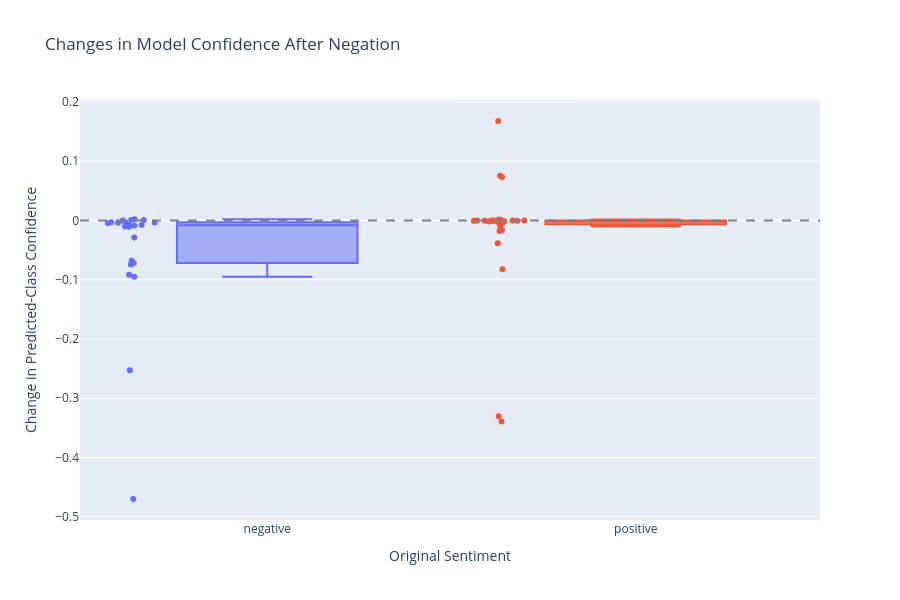

Source (notebook cell):
### Markdown cell above
### 10.4 Confidence Changes After Negation

This visualization compares changes in predicted-class confidence between originally positive and negative sentences.

It uses box plots to examine the distribution of confidence changes and individual points to identify sentences that behave differently from their respective groups.

The analysis aims to determine whether negation affects model confidence consistently across both original sentiment classes.

### Code cell
fig4 = px.box(
    results_df,

    x="original_label",
    y="confidence_change",

    color="original_label",

    points="all",

    hover_name="pair_id",

    hover_data={
        "original_sentence": True,
        "modified_sentence": True,
        "original_prediction": True,
        "modified_prediction": True,
        "original_confidence": ":.4f",
        "modified_confidence": ":.4f",
        "confidence_change": ":.4f"
    },

    category_orders={
        "original_label": ["negative", "positive"]
    },

    title="Changes in Model Confidence After Negation",

    labels={
        "original_label": "Original Sentiment",
        "confidence_change":
            "Change in Predicted-Class Confidence"
    }
)

# Reference line: no confidence change
fig4.add_hline(
    y=0,
    line_dash="dash",
    line_color="gray"
)

fig4.update_layout(
    height=600,
    width=900,
    showlegend=False
)

fig4.show()

### Figure 1 — Plotly figure (JSON) as saved in the notebook; plotly's stock layout.template omitted (floating-point values rounded to 4 significant figures; data arrays with more than 128 entries replaced by an {"elided": "..."} marker saying what was removed)
{"data": [{"alignmentgroup": "True", "boxpoints": "all", "customdata": {"elided": "22x6 mixed values"}, "hovertemplate": "<b>%{hovertext}</b><br><br>Original Sentiment=%{x}<br>Change in Predicted-Class Confidence=%{y:.4f}<br>original_sentence=%{customdata[0]}<br>modified_sentence=%{customdata[1]}<br>original_prediction=%{customdata[2]}<br>modified_prediction=%{customdata[3]}<br>original_confidence=%{customdata[4]:.4f}<br>modified_confidence=%{customdata[5]:.4f}<extra></extra>", "hovertext": ["N030", "N031", "N032", "N033", "N034", "N035", "N036", "N037", "N038", "N039", "N040", "N041", "N042", "N043", "N044", "N045", "N046", "N047", "N048", "N049", "N050", "N051"], "legendgroup": "negative", "marker": {"color": "#636efa"}, "name": "negative", "notched": false, "offsetgroup": "negative", "orientation": "v", "showlegend": true, "type": "box", "x": ["negative", "negative", "negative", "negative", "negative", "negative", "negative", "negative", "negative", "negative", "negative", "negative", "negative", "negative", "negative", "negative", "negative", "negative", "negative", "negative", "negative", "negative"], "x0": " ", "xaxis": "x", "y": [-0.0002593, 0.001936, -0.003029, -0.47, -0.07435, 0.0006766, -0.07182, -0.0289, -0.0679, -0.007755, -0.004792, -0.2529, -0.002889, -0.01025, -0.09488, -0.004014, -0.00782, 0.0006073, -0.008563, -0.00335, -0.0105, -0.0916], "y0": " ", "yaxis": "y"}, {"alignmentgroup": "True", "boxpoints": "all", "customdata": {"elided": "29x6 mixed values"}, "hovertemplate": "<b>%{hovertext}</b><br><br>Original Sentiment=%{x}<br>Change in Predicted-Class Confidence=%{y:.4f}<br>original_sentence=%{customdata[0]}<br>modified_sentence=%{customdata[1]}<br>original_prediction=%{customdata[2]}<br>modified_prediction=%{customdata[3]}<br>original_confidence=%{customdata[4]:.4f}<br>modified_confidence=%{customdata[5]:.4f}<extra></extra>", "hovertext": ["N001", "N002", "N003", "N004", "N005", "N006", "N007", "N008", "N009", "N010", "N011", "N012", "N013", "N014", "N015", "N016", "N017", "N018", "N019", "N020", "N021", "N022", "N023", "N024", "N025", "N026", "N027", "N028", "N029"], "legendgroup": "positive", "marker": {"color": "#EF553B"}, "name": "positive", "notched": false, "offsetgroup": "positive", "orientation": "v", "showlegend": true, "type": "box", "x": ["positive", "positive", "positive", "positive", "positive", "positive", "positive", "positive", "positive", "positive", "positive", "positive", "positive", "positive", "positive", "positive", "positive", "positive", "positive", "positive", "positive", "positive", "positive", "positive", "positive", "positive", "positive", "positive", "positive"], "x0": " ", "xaxis": "x", "y": [-0.00149, 0.1677, -0.0001539, -0.01628, -0.01773, -6.08e-05, -0.0004728, 0.001124, -0.0001621, -0.0005434, -0.0001171, -6.247e-05, -0.03848, -3.755e-05, -0.0003895, -0.005341, -0.0001289, -0.0002261, 0.07552, -0.001887, 0.07322, -0.002205, -0.0004687, -0.3305, -0.3394, -0.00975, 0.001665, -0.08224, -6.938e-05], "y0": " ", "yaxis": "y"}], "layout": {"boxmode": "overlay", "height": 600, "legend": {"title": {"text": "Original Sentiment"}, "tracegroupgap": 0}, "shapes": [{"line": {"color": "gray", "dash": "dash"}, "type": "line", "x0": 0, "x1": 1, "xref": "x domain", "y0": 0, "y1": 0, "yref": "y"}], "showlegend": false, "title": {"text": "Changes in Model Confidence After Negation"}, "width": 900, "xaxis": {"anchor": "y", "categoryarray": ["negative", "positive"], "categoryorder": "array", "domain": [0, 1], "title": {"text": "Original Sentiment"}}, "yaxis": {"anchor": "x", "domain": [0, 1], "title": {"text": "Change in Predicted-Class Confidence"}}}}
